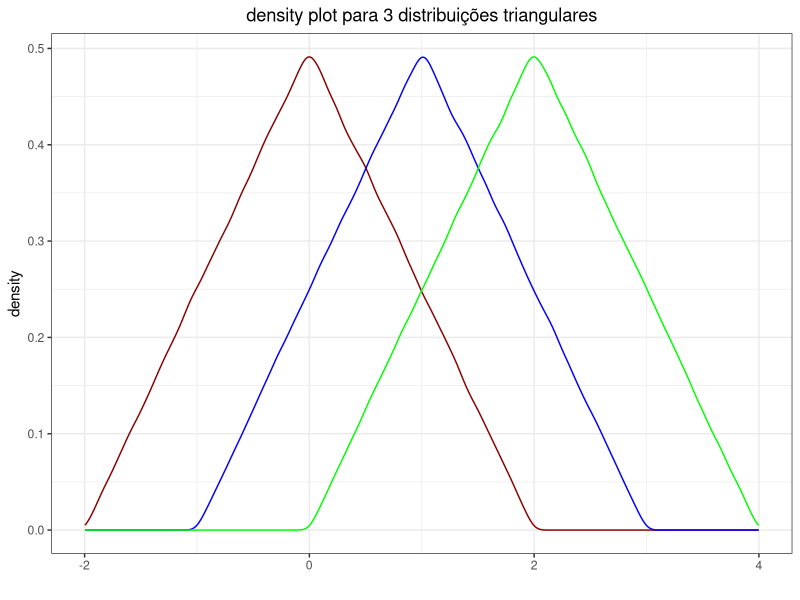
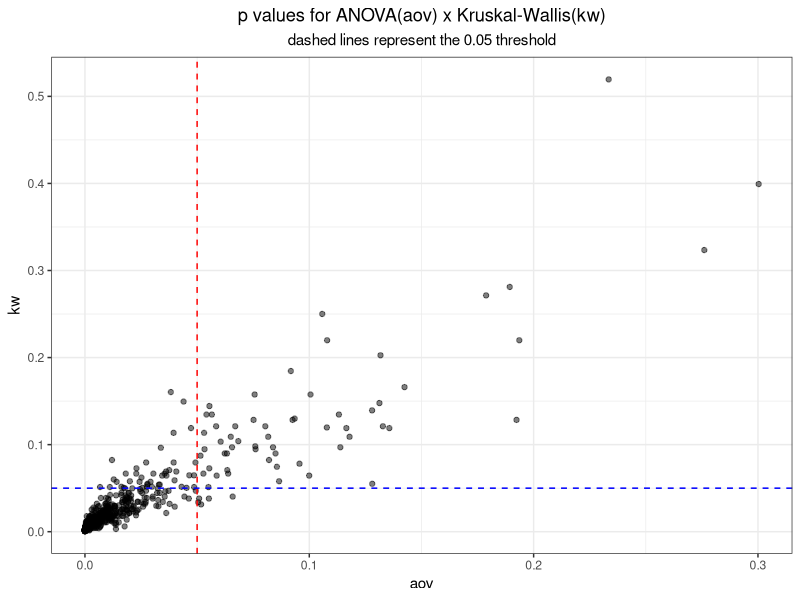
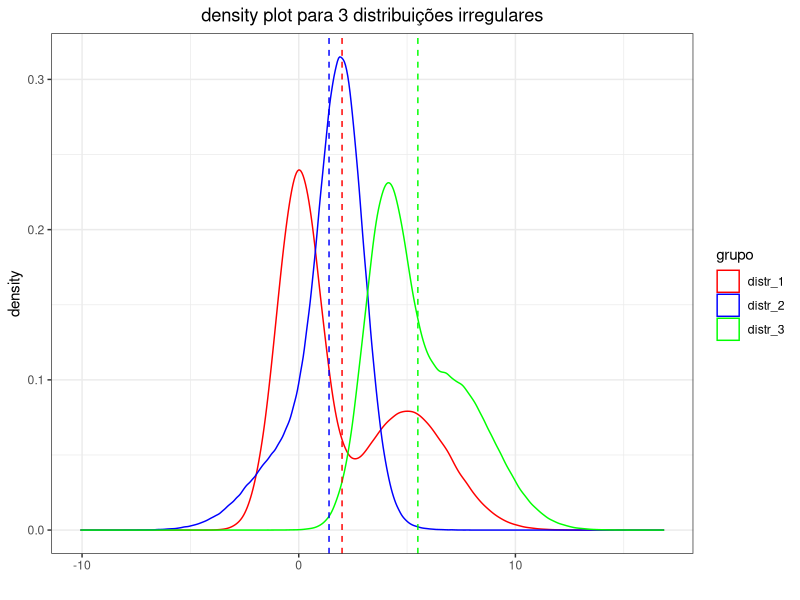
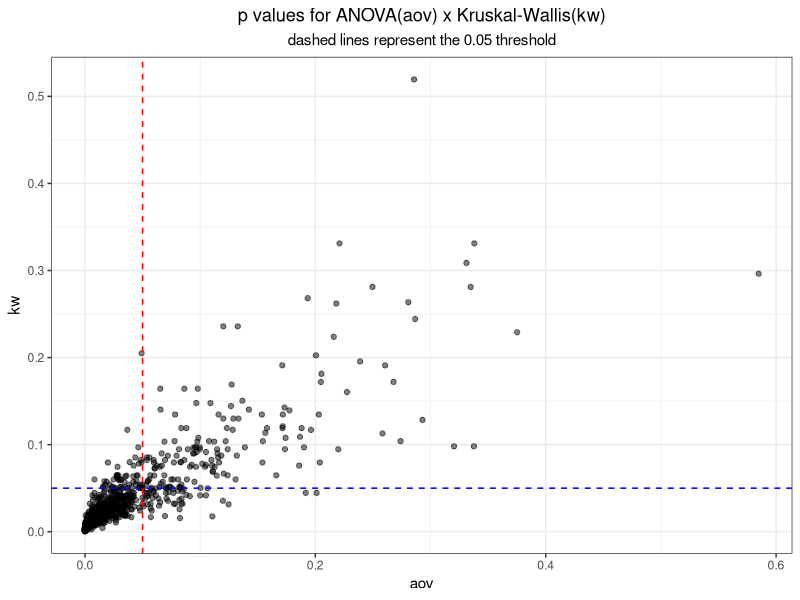

Write the R code that produced these figures, in order.
## ---- chunk 1
#load packages
suppressPackageStartupMessages(library(ggplot2))
suppressPackageStartupMessages(library(dplyr))
suppressPackageStartupMessages(library(tidyr))
suppressPackageStartupMessages(library(purrr))
## ---- chunk 2
#| cache: true

# criar função que simula distribuição triangular

generate_triangle <-
    \(center, n, one_tail_range) {
        triang_data <- \() {
            runif(n,
                  min = center/2 - one_tail_range,
                  max = center/2 + one_tail_range)
        }
        output <- triang_data() + triang_data()
        output
    }

# criar distribuições triangulares

set.seed(1)

triang_1 <-
    generate_triangle(center = 0,
                      n = 1e6,
                      one_tail_range = 1)
triang_2 <-
    generate_triangle(center = 1,
                      n = 1e6,
                      one_tail_range = 1)
triang_3 <-
    generate_triangle(center = 2,
                      n = 1e6,
                      one_tail_range = 1)

#plotar as distribuições triangulares
ggplot2::ggplot() +
  geom_density(data = data.frame(triang_1 = triang_1),
               aes(x = triang_1),
               color = 'dark red') +
  
  geom_density(data = data.frame(triang_2 = triang_2),
               aes(x = triang_2),
               color = 'blue') + 

  geom_density(data = data.frame(triang_3 = triang_3),
               aes(x = triang_3),
               color = 'green') +
  theme_bw() +
  xlab("") + 
  ggtitle('density plot para 3 distribuições triangulares') +
  theme(plot.title = element_text(hjust = 0.5))
# criar data.frames com amostras desses triangulos

# função que tira subamostra com 6 elementos de uma distribuição
six_elements <-
    \(x) {
        sample(x,
               size = 6,
               replace = FALSE)
    }

# função que cria data.frame a partir das 3 distribuições

set.seed(1)

create_data.frame <- 
    \(list_of_distributions){
        lapply(list_of_distributions,
               \(x) six_elements(x)) |> 
            as.data.frame() |> 
            setNames(c("grupo_1", "grupo_2", "grupo_3")) |> 
            tidyr::pivot_longer(cols = everything(),
                                names_to = "grupo",
                                values_to = "valor")
    }

# criar 1000 data.frames
list_of_data.frames <- 
    lapply(1:1000,
           \(x) create_data.frame(list(triang_1,
                                       triang_2,
                                       triang_3)))

## criar as funções que rodam os testes
## anova
teste_aov <-
    \(x) {
        aov(data = x,
            formula = valor ~ grupo)
    }

teste_kw <-
    \(x) {
        kruskal.test(formula = valor ~ grupo,
                     data = x)
    }

# aplicar os testes nas 1000 data.frames

list_of_tests <- 
    lapply(
        list(
            teste_aov,
            teste_kw
            ),
       \(x) lapply(list_of_data.frames,
                   \(y) x(y)
                   )
       )
# obter os valores p dos testes

list_of_summaries <- 
    list(aov = lapply(list_of_tests[[1]],
                      \(x) summary(x)[[1]]["grupo", "Pr(>F)"]),
         kw = lapply(list_of_tests[[2]],
                     \(x) x[["p.value"]])
         )

data.frame_of_summaries <-
    list_of_summaries |>
    lapply(unlist) |> 
    as.data.frame()
## ---- chunk 3
# explorar os dados
## proporção de valores de p < 0.05
data.frame_of_summaries |> 
    dplyr::summarise(across(everything(),
                     \(x) mean(x < 0.05)))
## ---- chunk 4
# plotar valores de p em cada um dos eixos
library(ggplot2)

data.frame_of_summaries |> 
    ggplot(aes(x = aov,
               y = kw)) +
    geom_point(alpha = 0.5) +
    geom_vline(xintercept = 0.05,
               color = "red",
               linetype = "dashed") +
    geom_hline(yintercept = 0.05,
               color = "blue",
               linetype = "dashed") +
    ggtitle("p values for ANOVA(aov) x Kruskal-Wallis(kw)", subtitle = "dashed lines represent the 0.05 threshold") +
    theme_bw() +
    theme(plot.title = element_text(hjust = 0.5),
          plot.subtitle = element_text(hjust = 0.5))
## ---- chunk 5
#| cache: true
# criando as distribuições irregulares e sua data.frame

set.seed(1)

two_normal_distrs_1 <-
  list(rnorm(n = 1e6, mean = 0, sd = 1),
       rnorm(n= 1e6, mean = 5, sd = 2))

two_normal_distrs_2 <-
  list(rnorm(n = 1e6, mean = 2, sd = 1),
       rnorm(n= 1e6, mean = 0, sd = 2))

two_normal_distrs_3 <-
  list(rnorm(n = 1e6, mean = 4, sd = 1),
       rnorm(n= 1e6, mean = 7, sd = 2))

distr_1 <- c(sample(two_normal_distrs_1[[1]], 1e5*6),
             sample(two_normal_distrs_1[[2]], 1e5*4))

distr_2 <- c(sample(two_normal_distrs_2[[1]], 1e5*7),
             sample(two_normal_distrs_2[[2]], 1e5*3))

distr_3 <- c(sample(two_normal_distrs_3[[1]], 1e5*5),
             sample(two_normal_distrs_3[[2]], 1e5*5))


data <- 
  data.frame(distr_1, distr_2, distr_3) |> 
  tidyr::pivot_longer(everything(),
                      names_to = "grupo",
                      values_to = 'valores')

ggplot2::ggplot() +
  geom_density(data = data,
               aes(x= valores,
                   color = grupo)) +
  scale_color_manual(values = c('distr_1' = 'red',
                                'distr_2' = 'blue',
                                'distr_3' = 'green'))+
  geom_vline(xintercept = 
               mean(filter(data, grupo == 'distr_1') |> pull(valores)),
             linetype = 'dashed',
             color = 'red') +
   geom_vline(xintercept = 
               mean(filter(data, grupo == 'distr_2') |> pull(valores)),
             linetype = 'dashed',
             color = 'blue') +
   geom_vline(xintercept = 
               mean(filter(data, grupo == 'distr_3') |> pull(valores)),
             linetype = 'dashed',
             color = 'green') +
  theme_bw() +
  xlab("") + 
  ggtitle('density plot para 3 distribuições irregulares') +
  theme(plot.title = element_text(hjust = 0.5))

# criar 1000 data.frames
list_of_data.frames <- 
  lapply(1:1000,
         \(x) create_data.frame(list(distr_1,
                                     distr_2,
                                     distr_3)))


# aplicar os testes nas 1000 data.frames

list_of_tests <- 
  lapply(
    list(
      teste_aov,
      teste_kw
    ),
    \(x) lapply(list_of_data.frames,
                \(y) x(y)
    )
  )
# obter os valores p dos testes

list_of_summaries <- 
  list(aov = lapply(list_of_tests[[1]],
                    \(x) summary(x)[[1]]["grupo", "Pr(>F)"]),
       kw = lapply(list_of_tests[[2]],
                   \(x) x[["p.value"]])
  )

data.frame_of_summaries <-
  list_of_summaries |>
  lapply(unlist) |> 
  as.data.frame()

# explorar os dados
## proporção de valores de p < 0.05
data.frame_of_summaries |> 
  dplyr::summarise(across(everything(),
                          \(x) mean(x < 0.05)))
## ---- chunk 6
#| cache: true
# plotar valores de p em cada um dos eixos
library(ggplot2)

data.frame_of_summaries |> 
  ggplot(aes(x = aov,
             y = kw)) +
  geom_point(alpha = 0.5) +
  geom_vline(xintercept = 0.05,
             color = "red",
             linetype = "dashed") +
  geom_hline(yintercept = 0.05,
             color = "blue",
             linetype = "dashed") +
  ggtitle("p values for ANOVA(aov) x Kruskal-Wallis(kw)", subtitle = "dashed lines represent the 0.05 threshold") +
  theme_bw() +
  theme(plot.title = element_text(hjust = 0.5),
        plot.subtitle = element_text(hjust = 0.5))
